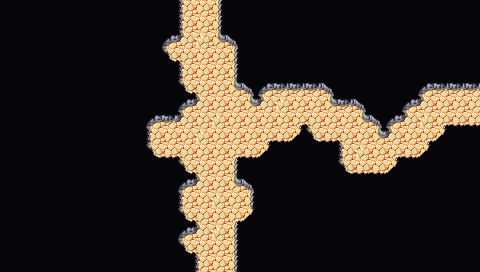

A 2D game scene composited from a Tiled map and its tileset images. What follows is a short description and the map's XML, with each tile layer's data collapsed to a summary:
An orthogonal 30x17 tile map with 16x16 px tiles, 3 tile layers (Background, Walls, Clutter), 2 tilesets and 3 objects.

<map version="1.5" tiledversion="1.7.2" orientation="orthogonal" renderorder="right-down" width="30" height="17" tilewidth="16" tileheight="16" infinite="0" nextlayerid="6" nextobjectid="78">
 <editorsettings>
  <export target="wastetown..tmx" format="tmx" />
 </editorsettings>
 <tileset firstgid="1" source="../../../../../common/maps/tileset/main.tsx" />
 <tileset firstgid="3477" source="../../../../../common/maps/tileset/buildings.tsx" />
 <layer id="1" name="Background" width="30" height="17">
  <data>[510 cells, 510 non-empty, 1 distinct tile ids]</data>
 </layer>
 <layer id="2" name="Walls" width="30" height="17">
  <data>[510 cells, 473 non-empty, 16 distinct tile ids]</data>
 </layer>
 <layer id="3" name="Clutter" width="30" height="17">
  <properties>
   <property name="spriteLayer" type="bool" value="true" />
  </properties>
  <data>[510 cells, 0 non-empty, 0 distinct tile ids]</data>
 </layer>
 <objectgroup id="4" name="Objects">
  <object id="75" template="../../../../../common/maps/obj/door_left.tx" x="461.491" y="112.962">
   <properties>
    <property name="teleport" value="../HorizonsRingEdited/maps/map/cave/cave_multilevel/cave_16BL1.tmx" />
    <property name="teleportObjectId" value="72" />
   </properties>
  </object>
  <object id="76" template="../../../../../common/maps/obj/door_down.tx" x="192.173" y="17.9086">
   <properties>
    <property name="teleport" value="../HorizonsRingEdited/maps/map/cave/cave_multilevel/cave_16BL2U.tmx" />
    <property name="teleportObjectId" value="71" />
   </properties>
  </object>
  <object id="77" template="../../../../../common/maps/obj/door_up.tx" x="207.327" y="270.696">
   <properties>
    <property name="teleport" value="../HorizonsRingEdited/maps/map/cave/cave_multilevel/cave_16BL2D.tmx" />
    <property name="teleportObjectId" value="67" />
   </properties>
  </object>
 </objectgroup>
</map>
